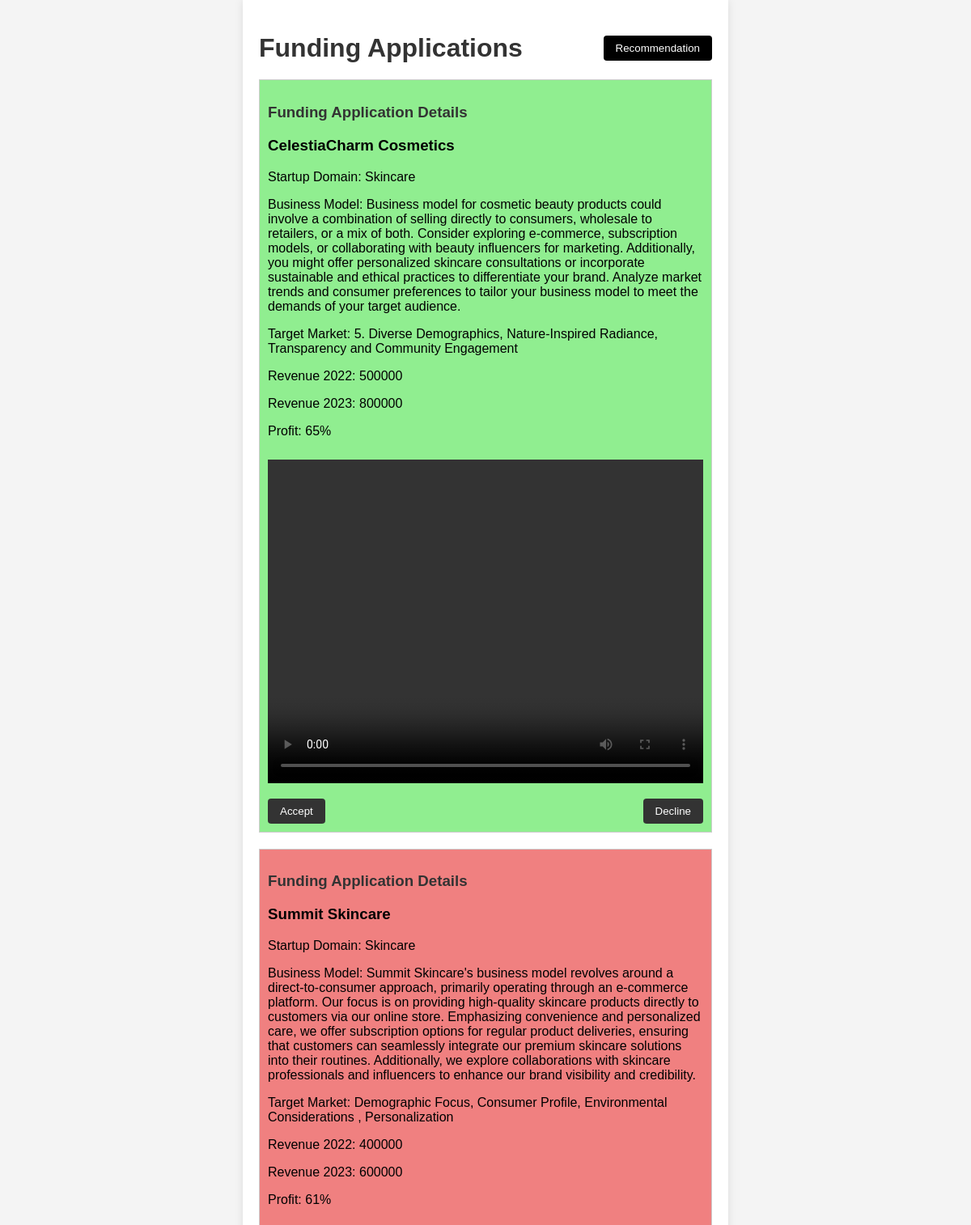
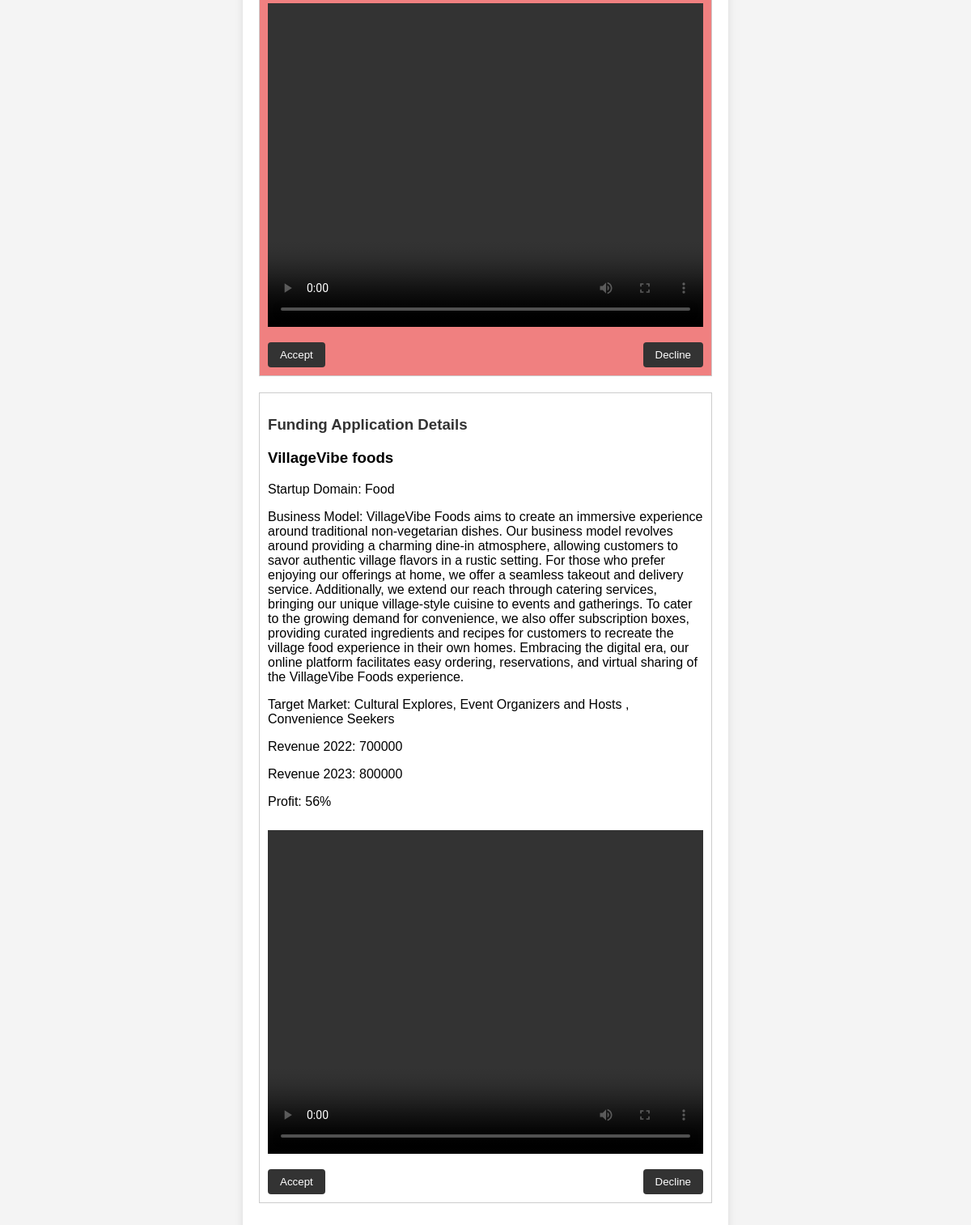
The app's page /assets/pages/investorview.php?username=Nandini with its own data (2 pictures, top to bottom).
### tables this page shows
CREATE TABLE `entry` (
  `SL_NO` int(11) NOT NULL,
  `Id` int(11) DEFAULT NULL,
  `Name` varchar(255) DEFAULT NULL,
  `StartupName` varchar(255) DEFAULT NULL,
  `StartupDomain` varchar(255) DEFAULT NULL,
  `BusinessModel` text DEFAULT NULL,
  `USP` text DEFAULT NULL,
  `TargetMarket` text DEFAULT NULL,
  `Revenue2020` int(11) DEFAULT NULL,
  `Revenue2021` int(11) DEFAULT NULL,
  `Revenue2022` int(11) DEFAULT NULL,
  `Revenue2023` int(11) DEFAULT NULL,
  `Expenses2023` int(11) DEFAULT NULL,
  `Profit` int(11) DEFAULT NULL,
  `PitchVideo` varchar(255) DEFAULT NULL,
  `Password` varchar(255) NOT NULL
);

### assets/pages/investorview.php (the view, shortened to what this page needs)
<!DOCTYPE html>
<html lang="en">
<head>
</head>
<body>
    <div class="container">
        <h1>
            <span>Funding Applications</span>
            <button onclick="viewRecommendations()" class="recommendations-button">Recommendation</button>
        </h1>
        <?php
        $servername = "127.0.0.1";
        $username = "root";
        $password = "";
        $dbname = "entrepreneurclub";
        $conn = new mysqli($servername, $username, $password, $dbname);
        $enteredUsername = $_GET['username'];
        $entrySql = "SELECT * FROM entry WHERE Name = '$enteredUsername'";
        $entryResult = $conn->query($entrySql);
        $stateSql = "SELECT * FROM results WHERE investor = '$enteredUsername'";
        $stateResult = $conn->query($stateSql);
        $startupStates = [];
        while ($stateRow = $stateResult->fetch_assoc()) {
            $startupStates[$stateRow['startup']] = $stateRow['state'];
        }
        if ($entryResult->num_rows > 0) {
            while ($row = $entryResult->fetch_assoc()) {
                $state = isset($startupStates[$row['StartupName']]) ? $startupStates[$row['StartupName']] : 'not found';
                $colorClass = '';
                if ($state == 'accept') {
                    $colorClass = 'green-background';
                } elseif ($state == 'decline') {
                    $colorClass = 'red-background';
                }
                echo '<div class="application-block ' . $colorClass . '">';
                echo '<h3>Funding Application Details</h3>';
                echo '<h3><a href="investorview.php?username=' . urlencode($enteredUsername) . '&startupName=' . urlencode($row['StartupName']) . '" style="color: black; text-decoration: none;">' . $row['StartupName'] . '</a></h3>';
                echo '<p>Startup Domain: ' . $row['StartupDomain'] . '</p>';
                echo '<p>Business Model: ' . $row['BusinessModel'] . '</p>';
                echo '<p>Target Market: ' . $row['TargetMarket'] . '</p>';
                echo '<p>Revenue 2022: ' . $row['Revenue2022'] . '</p>';
                echo '<p>Revenue 2023: ' . $row['Revenue2023'] . '</p>';
                echo '<p>Profit: ' . $row['Profit'] . '%</p>';
                echo '<video controls>';
                echo '<source src="' . $row['PitchVideo'] . '" type="video/mp4">';
                echo '</video>';
                echo '<div class="action-buttons">';
                echo '<button class="accept" onclick="acceptApplication(\'' . $row['StartupName'] . '\', \'' . $enteredUsername . '\')">Accept</button>';
         echo '<button class="decline" onclick="declineApplication(\'' . $row['StartupName'] . '\', \'' . $enteredUsername . '\')">Decline</button>';
        echo '</div>';
                echo '</div>';
            }
        } else {
            echo "No funding applications found.";
        }
        ?>
</div>
</body>
</html>

### assets/pages/investorview.php (style rules this page uses)
body { font-family: Arial, sans-serif; background-color: #f4f4f4; margin: 0; padding: 0; display: flex; align-items: center; justify-content: center; }
.container { width: 50%; background-color: #fff; box-shadow: 0 0 10px rgba(0, 0, 0, 0.1); padding: 20px; box-sizing: border-box; }
.application-block { margin-bottom: 20px; border: 1px solid #ccc; padding: 10px; position: relative; }
h1 { color: #333; display: flex; justify-content: space-between; align-items: center; margin-bottom: 20px; }
h3 { color: #333; }
video { width: 100%; height: 400px; object-fit: cover; margin-top: 10px; }
.action-buttons { display: flex; justify-content: space-between; margin-top: 15px; }
.action-buttons button { cursor: pointer; background-color: #333; color: white; border: none; border-radius: 4px; padding: 8px 15px; transition: background-color 0.3s ease; }
.recommendations-button { cursor: pointer; background-color: black; color: white; border: none; border-radius: 4px; padding: 8px 15px; transition: background-color 0.3s ease; }
.green-background { background-color: lightgreen; }
.red-background { background-color: lightcoral; }

### records on screen
entry: StartupName "CelestiaCharm Cosmetics", StartupDomain "Skincare", BusinessModel "Business model for cosmetic beauty products could involve a combination of selling directly to consumers, wholesale to retailers, or a mix of both. Consider exploring e-commerce, subscription models, or collaborating with beauty influencers for marketing. Additionally, you might offer personalized skincare consultations or incorporate sustainable and ethical practices to differentiate your brand. Analyze market trends and consumer preferences to tailor your business model to meet the demands of your target audience.", TargetMarket "5. Diverse Demographics, Nature-Inspired Radiance, Transparency and Community Engagement", Revenue2022 "500000", Revenue2023 "800000", Profit "65"
entry: StartupName "Summit Skincare", StartupDomain "Skincare", BusinessModel "Summit Skincare's business model revolves around a direct-to-consumer approach, primarily operating through an e-commerce platform. Our focus is on providing high-quality skincare products directly to customers via our online store. Emphasizing convenience and personalized care, we offer subscription options for regular product deliveries, ensuring that customers can seamlessly integrate our premium skincare solutions into their routines. Additionally, we explore collaborations with skincare professionals and influencers to enhance our brand visibility and credibility.", TargetMarket "Demographic Focus, Consumer Profile, Environmental Considerations , Personalization", Revenue2022 "400000", Revenue2023 "600000", Profit "61"
entry: StartupName "VillageVibe foods", StartupDomain "Food", BusinessModel "VillageVibe Foods aims to create an immersive experience around traditional non-vegetarian dishes. Our business model revolves around providing a charming dine-in atmosphere, allowing customers to savor authentic village flavors in a rustic setting. For those who prefer enjoying our offerings at home, we offer a seamless takeout and delivery service. Additionally, we extend our reach through catering services, bringing our unique village-style cuisine to events and gatherings. To cater to the growing demand for convenience, we also offer subscription boxes, providing curated ingredients and recipes for customers to recreate the village food experience in their own homes. Embracing the…", TargetMarket "Cultural Explores, Event Organizers and Hosts , Convenience Seekers", Revenue2022 "700000", Revenue2023 "800000", Profit "56"
